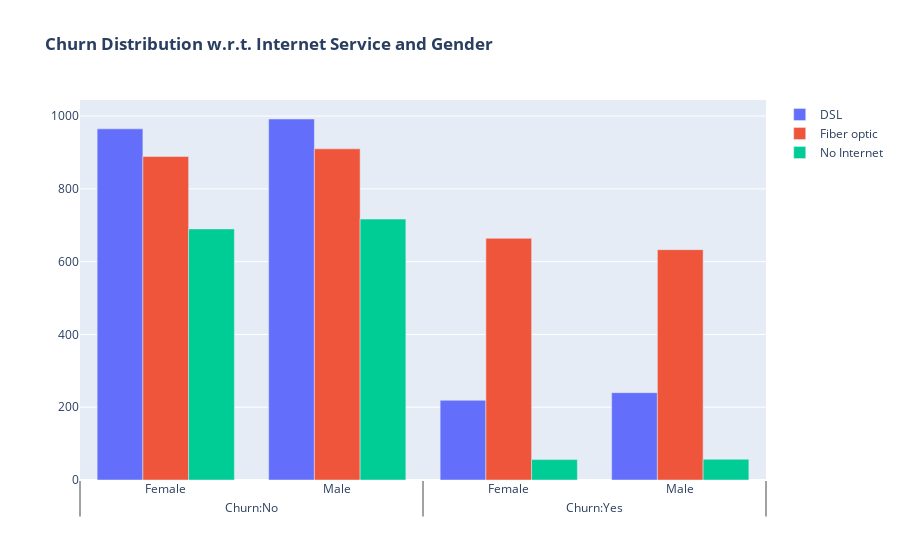

Notebook code cell kept with this figure:
### Markdown cell above
* Major customers who moved out were having Electronic Check as Payment Method.
* Customers who opted for Credit-Card automatic transfer or Bank Automatic Transfer and Mailed Check as Payment Method were less likely to move out.

### Code cell
fig = go.Figure()

fig.add_trace(go.Bar(
  x = [['Churn:No', 'Churn:No', 'Churn:Yes', 'Churn:Yes'],
       ["Female", "Male", "Female", "Male"]],
  y = [965, 992, 219, 240],
  name = 'DSL',
))

fig.add_trace(go.Bar(
  x = [['Churn:No', 'Churn:No', 'Churn:Yes', 'Churn:Yes'],
       ["Female", "Male", "Female", "Male"]],
  y = [889, 910, 664, 633],
  name = 'Fiber optic',
))

fig.add_trace(go.Bar(
  x = [['Churn:No', 'Churn:No', 'Churn:Yes', 'Churn:Yes'],
       ["Female", "Male", "Female", "Male"]],
  y = [690, 717, 56, 57],
  name = 'No Internet',
))

fig.update_layout(title_text="<b>Churn Distribution w.r.t. Internet Service and Gender</b>")

fig.show()

### Figure 1 — Plotly figure (JSON) as saved in the notebook; plotly's stock layout.template omitted (floating-point values rounded to 4 significant figures)
{"data": [{"name": "DSL", "type": "bar", "x": [["Churn:No", "Churn:No", "Churn:Yes", "Churn:Yes"], ["Female", "Male", "Female", "Male"]], "y": [965, 992, 219, 240]}, {"name": "Fiber optic", "type": "bar", "x": [["Churn:No", "Churn:No", "Churn:Yes", "Churn:Yes"], ["Female", "Male", "Female", "Male"]], "y": [889, 910, 664, 633]}, {"name": "No Internet", "type": "bar", "x": [["Churn:No", "Churn:No", "Churn:Yes", "Churn:Yes"], ["Female", "Male", "Female", "Male"]], "y": [690, 717, 56, 57]}], "layout": {"autosize": true, "title": {"text": "<b>Churn Distribution w.r.t. Internet Service and Gender</b>"}, "xaxis": {"autorange": true, "range": [-0.5, 3.5], "type": "multicategory"}, "yaxis": {"autorange": true, "range": [0, 1044.0], "type": "linear"}}}
